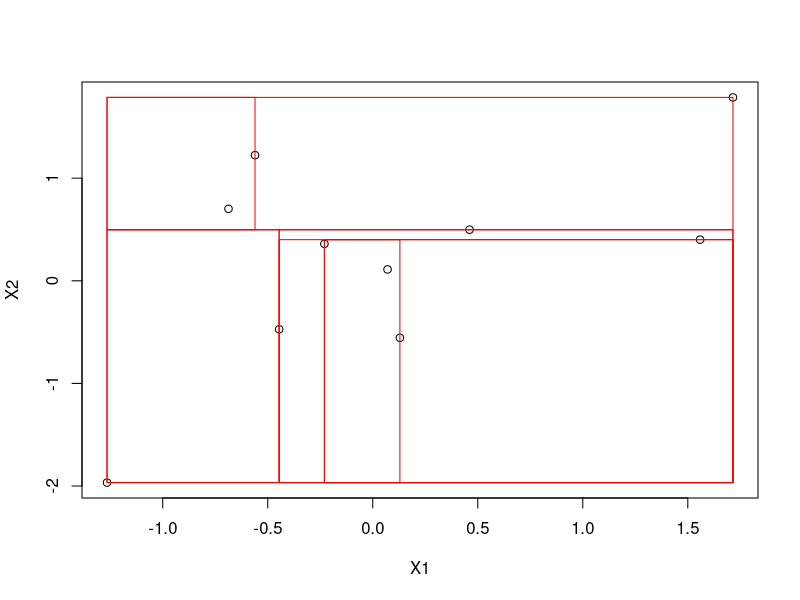

Here is the R script that generated this plot:
# Implementation of recursive partitioning using a binary tree
# to store the partition. 
#-------------------------------------------------------------#
# Binary trees can be implemented as a linked list of nodes. 
# Constructor for the node data structure:
new_node <- function(data,childl=NULL,childr=NULL){
  nn <- list(data=data,childl=childl,childr=childr)
  class(nn) <- "node"
  return(nn)
}
# The data stored in the node are a partition, or region of the 
# covariate space. Constructor for region data structure:
new_region <- function(coords=NULL,x,y){
  if(is.null(coords)) {
    coords <- sapply(x,range)
  }
  out <- list(coords=coords,x=x,y=y)
  class(out) <- "region"
  out
}
#---------------------------------------------------#
# Test:
set.seed(123); n <- 10
x <- data.frame(x1=rnorm(n),x2=rnorm(n))
y <- rnorm(n)
nr <- new_region(x=x,y=y)
nr
nn <- new_node(nr)
nn
#---------------------------------------------------#
# Recursive partitioning function.
recpart <- function(x,y,debug=FALSE){
  init <- new_node(new_region(x=x,y=y))
  tree <- recpart_recursive(init,debug)
  class(tree) <- c("tree",class(tree))
  return(tree)
}
recpart_recursive <- function(node,debug=FALSE) {
  R <- node$data
  # stop recursion if region has a single data point
  if(length(R$y) == 1) { return(NULL) }
  # else find a split that minimizes LOF criterion
  # Initialize
  lof_best  <- Inf
  # Loop over variables and splits
  for(v in 1:ncol(R$x)){ 
    tt <- split_points(R$x[,v]) # Exercise: write split_points()
    for(t in tt) { 
      gdat <- data.frame(y=R$y,x=as.numeric(R$x[,v] <= t))
      lof <- LOF(y~.,gdat) # Exercise: write LOF()
      if(lof < lof_best) { 
        lof_best <- lof
        if(debug) best_split <- c(v=v,t=t)
        childRs <- split(R,xvar=v,spt=t) # Exercises: write split.region()
      }
    }
  } 
  if(debug) {
    cat("best split on variable",best_split["v"], "at", best_split["t"],"\n")
  }
  # Call self on best split
  node$childl <- recpart_recursive(new_node(childRs$Rl),debug)
  node$childr <- recpart_recursive(new_node(childRs$Rr),debug)
  return(node)
}

#------------------------------------------------------------#
# Functions from here down are to be written by students
#------------------------------------------------------------#
split_points <- function(x) {
  # Take a vector of covariate values and return the sorted 
  # unique values. Trim off the max unique value, as this can't
  # be used as a split point.
  x <- sort(unique(x))
  x <- x[-length(x)] # can't split on last value
  return(x)
}
LOF <- function(form,data) {
  ff <- lm(form,data)
  return(sum(residuals(ff)^2))
}
split.region <- function(R,xvar,spt){
  r1_ind <- (R$x[,xvar] <= spt)
  c1 <- c2 <- R$coords
  c1[2,xvar] <- spt; c2[1,xvar] <- spt 
  Rl <- new_region(c1,R$x[r1_ind,,drop=FALSE],R$y[r1_ind])
  Rr <- new_region(c2,R$x[!r1_ind,,drop=FALSE],R$y[!r1_ind])
  return(list(Rl=Rl,Rr=Rr))
}
#---------------------------------------------------#
# Testing
#split_points(nr$x[,1])
#LOF(y~.,data.frame(y=nr$y,x=as.numeric(nr$x[,1] <= 0)))
#split(nr,1,0) # calls split.region because nr is of class region
#rp <- recpart_recursive(nn)
#rp2 <- recpart(x,y)
#all.equal(rp,rp2)
#rpdebug <- recpart(x,y,debug=TRUE)
#---------------------------------------------------#
# Utility functions
#---------------------------------------------------#
print.region <- function(R,print.data=FALSE){
  cat("coordinates:\n")
  print(R$coords)
  if(print.data) {
    cat("y:\n")
    print(R$y)
    cat("x:\n")
    print(R$x)
  }
}
# plot partitions on first two variables
plot_regions <- function(x,...)   UseMethod("plot_regions")
plot_regions.tree <- function(tree){
  # set up empty plot
  plot(tree$data$x[,1],tree$data$x[,2],xlab="X1",ylab="X2") 
  plot_regions.node(tree$childl)
  plot_regions.node(tree$childr)
}
# lines to outline a region in its first two dimensions
plot_regions.node<- function(node) {
  if(is.null(node)) return(NULL)
  x <- node$data$coords[,1]
  y <- node$data$coords[,2]
  lines(c(x[1],x[2],x[2],x[1],x[1]),c(y[1],y[1],y[2],y[2],y[1]),
        col="red")
  plot_regions.node(node$childl)
  plot_regions.node(node$childr)
}


mytree <- recpart(x,y)
plot_regions(mytree)

